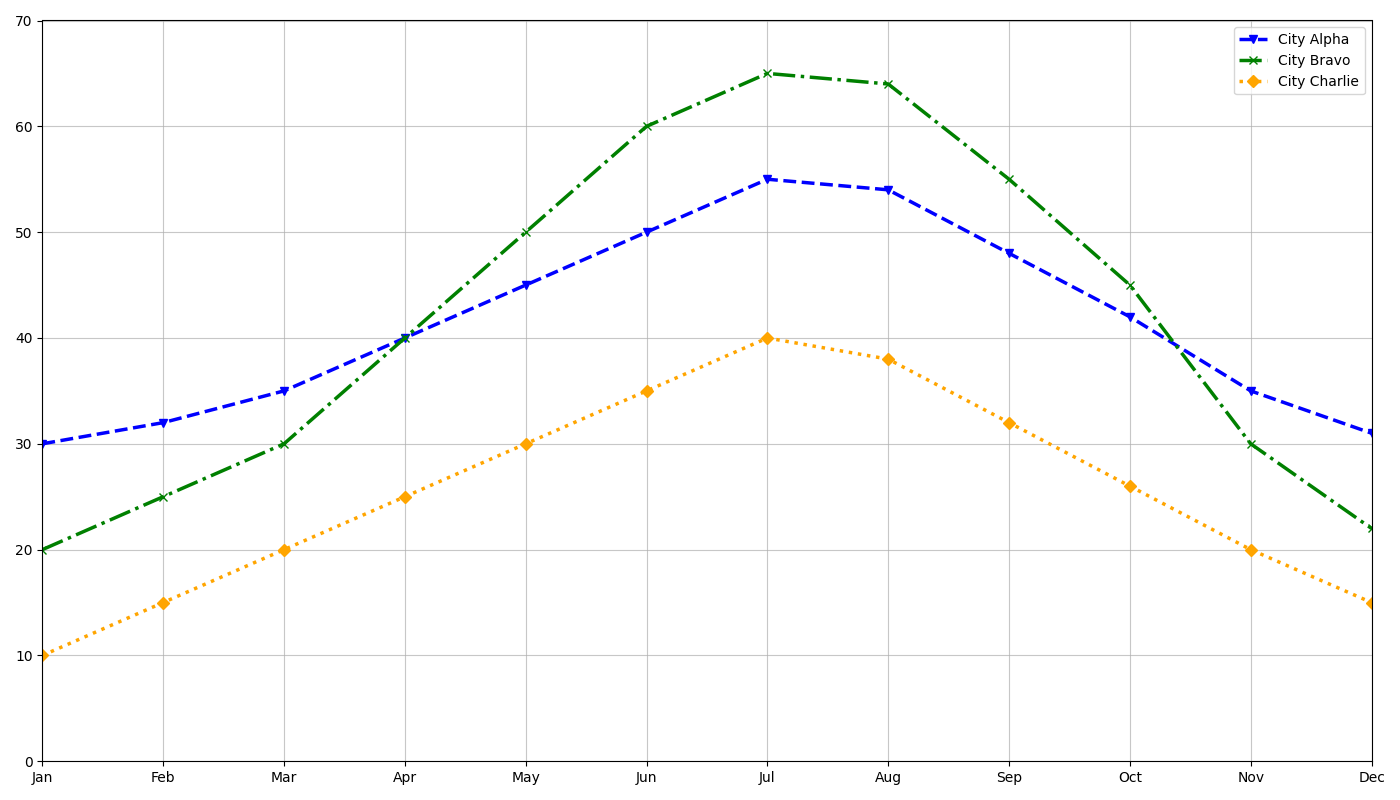

This figure's Python source:
import matplotlib.pyplot as plt
import numpy as np

months = np.arange(1, 13)
city_alpha_temp = np.array([30, 32, 35, 40, 45, 50, 55, 54, 48, 42, 35, 31])
city_bravo_temp = np.array([20, 25, 30, 40, 50, 60, 65, 64, 55, 45, 30, 22])
city_charlie_temp = np.array([10, 15, 20, 25, 30, 35, 40, 38, 32, 26, 20, 15])

plt.figure(figsize=(14, 8))

plt.plot(months, city_alpha_temp, linestyle='--', marker='v', color='blue', linewidth=2.5)
plt.plot(months, city_bravo_temp, linestyle='-.', marker='x', color='green', linewidth=2.5)
plt.plot(months, city_charlie_temp, linestyle=':', marker='D', color='orange', linewidth=2.5)

plt.grid(True, linestyle='-', alpha=0.7)

plt.ylim(0, 70)
plt.xlim(1, 12)

plt.xticks(months, ['Jan', 'Feb', 'Mar', 'Apr', 'May', 'Jun', 'Jul', 'Aug', 'Sep', 'Oct', 'Nov', 'Dec'])

plt.legend(['City Alpha', 'City Bravo', 'City Charlie'], loc='upper right')
plt.tight_layout()

plt.show()
